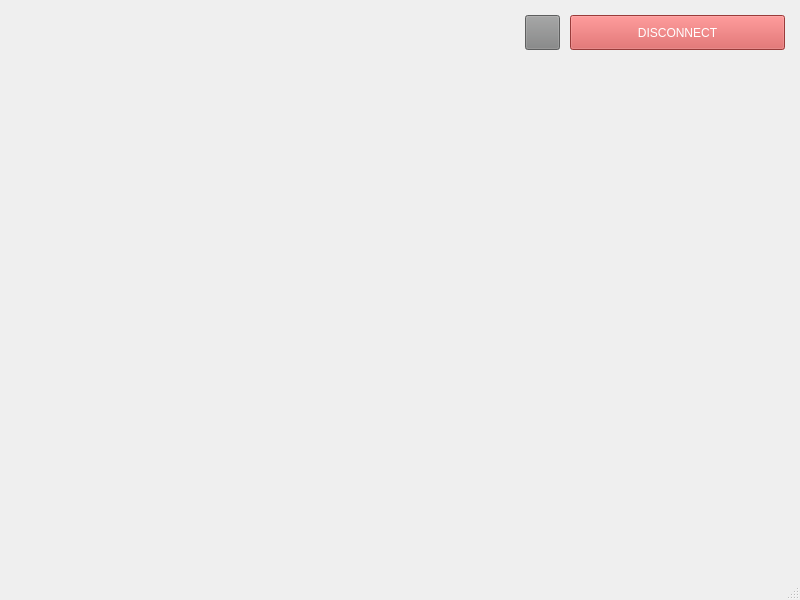
<?xml version="1.0" encoding="UTF-8"?>
<ui version="4.0">
 <class>MainWindow</class>
 <widget class="QMainWindow" name="MainWindow">
  <property name="geometry">
   <rect>
    <x>0</x>
    <y>0</y>
    <width>800</width>
    <height>600</height>
   </rect>
  </property>
  <property name="windowTitle">
   <string>MainWindow</string>
  </property>
  <widget class="QWidget" name="centralwidget">
   <widget class="QWidget" name="widget" native="true">
    <property name="geometry">
     <rect>
      <x>0</x>
      <y>0</y>
      <width>800</width>
      <height>65</height>
     </rect>
    </property>
    <property name="styleSheet">
     <string notr="true">background-image: url(:/res/header-long.jpg);</string>
    </property>
   </widget>
   <widget class="QPushButton" name="pushButton">
    <property name="geometry">
     <rect>
      <x>570</x>
      <y>15</y>
      <width>215</width>
      <height>35</height>
     </rect>
    </property>
    <property name="styleSheet">
     <string notr="true">background-color: rgb(214, 83, 81);
selection-background-color: rgb(0, 156, 134);
color: rgb(255, 255, 255);
border-color: rgba(255, 255, 255, 0);</string>
    </property>
    <property name="text">
     <string>DISCONNECT</string>
    </property>
    <property name="icon">
     <iconset resource="res.qrc">
      <normaloff>:/res/room-icon-03.png</normaloff>:/res/room-icon-03.png</iconset>
    </property>
    <property name="iconSize">
     <size>
      <width>18</width>
      <height>18</height>
     </size>
    </property>
   </widget>
   <widget class="QPushButton" name="pushButton_2">
    <property name="geometry">
     <rect>
      <x>525</x>
      <y>15</y>
      <width>35</width>
      <height>35</height>
     </rect>
    </property>
    <property name="styleSheet">
     <string notr="true">background-color: rgb(130, 131, 131);</string>
    </property>
    <property name="text">
     <string/>
    </property>
    <property name="icon">
     <iconset resource="res.qrc">
      <normaloff>:/res/room-icon-04.png</normaloff>:/res/room-icon-04.png</iconset>
    </property>
    <property name="iconSize">
     <size>
      <width>59</width>
      <height>18</height>
     </size>
    </property>
   </widget>
  </widget>
  <widget class="QMenuBar" name="menubar">
   <property name="geometry">
    <rect>
     <x>0</x>
     <y>0</y>
     <width>800</width>
     <height>26</height>
    </rect>
   </property>
  </widget>
  <widget class="QStatusBar" name="statusbar"/>
 </widget>
 <resources>
  <include location="res.qrc"/>
 </resources>
 <connections/>
</ui>
